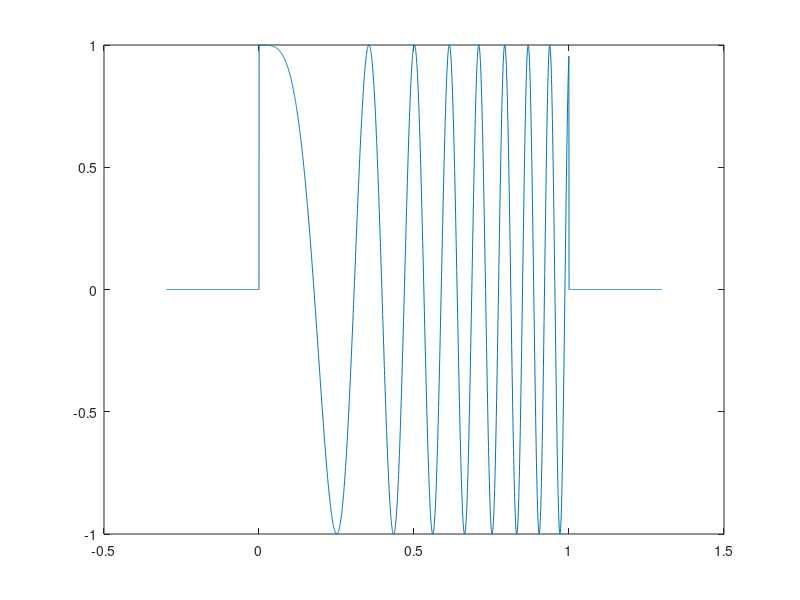

The MATLAB script that drew this image: (Note: this script raises an error after producing the figure.)
% Demo of approximating 1D Fourier transforms of functions using the NUFFT and
% a quadrature rule, in MATLAB. Barnett 8/20/20
clear; close all; addpath utils

a=0; b=1;                    % interval
f = @(x) cos(50*x.^2);      % smooth function defined on (a,b)

figure(1); xx=linspace(a-.3,b+.3,3e3); plot(xx,f(xx).*(xx>a & xx<b),'-');
hold on; [xj,wj] = lgwt(200,a,b); plot(xj,f(xj),'.','markersize',10);
axis tight; v=axis; v(3:4)=1.2*v(3:4); axis(v);
xlabel('x'); ylabel('f(x)');
title('function whose FT is sought, and Gauss-Legendre nodes'); drawnow
set(gcf,'paperposition',[0 0 10 2]); print -dpng ../docs/pics/contft1d.png

M = 1e6;                   % # targets we want to compute the FT hat{f}(k) at
kmax = 500;

% ---------- nonuniform targets (type 3) ------------------------------------

k = kmax * (2*rand(1,M)-1);    % freq targets arbitrary, out to some high freq
N = 200;
[xj,wj] = lgwt(N,a,b);   % N-node quadrature scheme for smooth funcs on (a,b)
tol = 1e-10;
tic;
fhat = finufft1d3(xj, f(xj).*wj, +1, tol, k);
toc

figure(2); plot(k, [real(fhat),imag(fhat)], '.');
v=axis; v(1)=0; axis(v); xlabel('$k$','interpreter','latex');
h=legend('Re $\hat{f}(k)$', 'Im $\hat{f}(k)$'); set(h,'interpreter','latex');
set(gcf,'paperposition',[0 0 10 2]); print -dpng ../docs/pics/contft1dans.png

Ns = 100:10:220;         % convergence study in N
for i=1:numel(Ns), N=Ns(i);
  [xj,wj] = lgwt(N,a,b);   % N-node quadrature scheme for smooth funcs on (a,b)
  fhats{i} = finufft1d3(xj, f(xj).*wj, +1, tol, k);
end
f0 = norm(fhats{end},inf);  % compute rel sup norm of fhat vs highest-N case...
for i=1:numel(Ns)-1, errsup(i) = norm(fhats{i}-fhats{end},inf)/f0; end
clear fhats
figure(3); semilogy(Ns(1:end-1),errsup,'+-'); title('N-convergence of FT');
xlabel('N'); ylabel('sup error in $\hat{f}$','interpreter','latex');
axis tight;
set(gcf,'paperposition',[0 0 5 3]); print -dpng ../docs/pics/contft1dN.png


% ---------- uniform targets (type 1) ------------------------------------

dk = 2*kmax/M;              % spacing of target k grid
k = dk * (-M/2:(M/2-1));    % a particular uniform M-grid of this spacing
N = 200;
[xj,wj] = lgwt(N,a,b);      % N-node quadrature scheme for smooth funcs on (a,b)
cj = f(xj).*wj;             % strengths (will be same for type 1)
tic;                        % faster new way: dk stretch to 1, equiv squeeze xj
fhat = finufft1d1(dk*xj, cj, +1, tol, M);   % type 1, requesting M modes
toc
fhat3 = finufft1d3(xj, cj, +1, tol, k);   % old type-3, to check
norm(fhat-fhat3,inf)

% ----------- singular function with uniform targets ----------------------

f = @(x) cos(50*x.^2)./sqrt(x);    % singular function defined on (0,1), zero elsewhere
Ns = 180:20:240;                   % N values to check convergence
for i=1:numel(Ns), N=Ns(i);
  [xj,wj] = lgwt(N,a,b);           % N-node scheme for smooth funcs on (0,1)
  wj = 2*xj.*wj; xj = xj.*xj;      % convert to rule for -1/2 power singularity
  fhats{i} = finufft1d1(dk*xj, f(xj).*wj, +1, tol, M);    % type 1 as above
end
f0 = norm(fhats{end},inf);   % compute rel sup norm of fhat vs highest-N case
for i=1:numel(Ns)-1, errsup(i) = norm(fhats{i}-fhats{end},inf)/f0; end
disp([Ns(1:3); errsup(1:3)]')
fhat = fhats{end}; figure(4); plot(k, [real(fhat),imag(fhat)], '.');
axis([0 500 -.05 .7]); xlabel('$k$','interpreter','latex');
h=legend('Re $\hat{f}(k)$', 'Im $\hat{f}(k)$'); set(h,'interpreter','latex');
set(gcf,'paperposition',[0 0 9 3]); print -dpng ../docs/pics/contft1dsing.png

% if your grid has a different offset, you will need to shift to be like the
% above (if M even), then post-apply a phase factor
